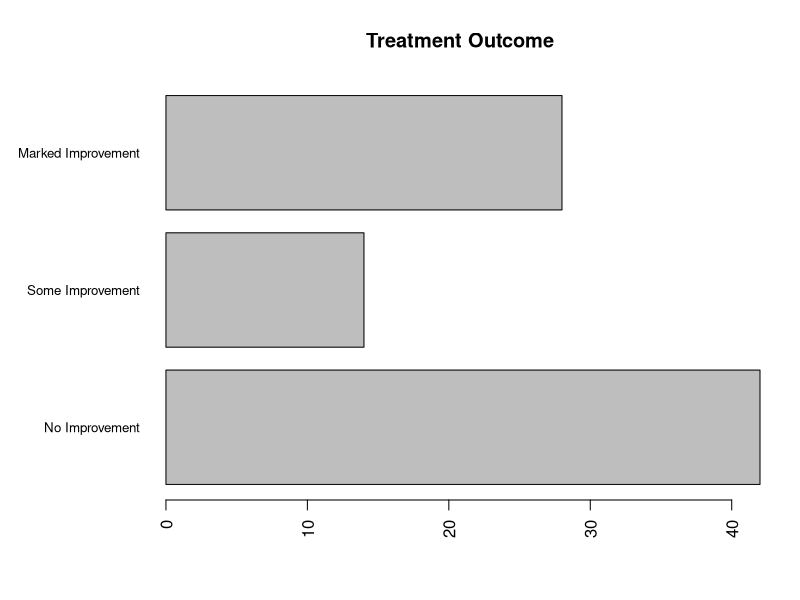

Write the R code that produced this figure. (Note: this script raises an error after producing the figure.)
library(vcd)

par(mar = c(5, 8, 4, 2))
par(las = 2)
counts <- table(Arthritis$Improved)

barplot(counts,
  main = "Treatment Outcome",
  horiz = TRUE,
  cex.names = 0.8,
  names.arg = c("No Improvement", "Some Improvement",
	"Marked Improvement"))

require(data.table)
require(ggplot2)
require(ggthemes)

theme_set(theme_fivethirtyeight())

ggplot(Arthritis, aes(factor(data$Improved, labels = c("No Improvement", "Some Improvement", "Marked Improvement")))) +
	geom_bar() +
	coord_flip()
